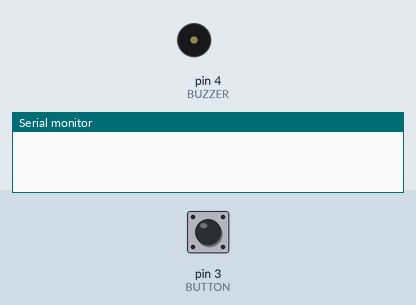
Simulated run of this sketch. Board: Arduino Uno, built with avr-gcc and run on an emulated ATmega328P. On the bench: buzzer (waves = sounding), the last lines printed to the serial monitor. The inputs (shaded band) are chosen by the test bench; at power-on: pin 3 (BUTTON) LOW.

Above: at 1.2 s.
1.3 s: pin 3 (BUTTON) pulled HIGH for 0.15 s
At 1.8 s:
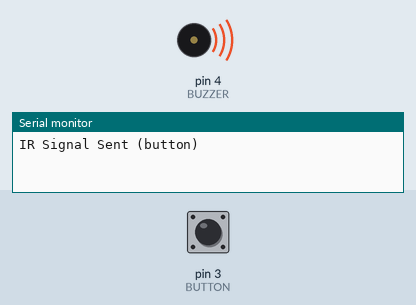
Timing chart, 0 to 4.3 s (numbered marks = the images above; inputs shaded):
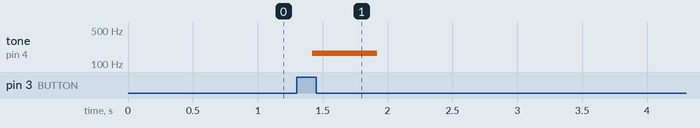

The sketch:

ir_transmitter.ino
```cpp
// button debouncing: https://docs.arduino.cc/built-in-examples/digital/Debounce/
// with buzzer as feedback system

#include "IRremote.h"
#include <Adafruit_NeoPixel.h>

#define IR_PIN 2 // D2
#define BUTTON 3 // D3
#define BUZZER 4 // D4

#define NUMPIXELS 6

const uint8_t MAG_SIZE = 6;
uint8_t remainingBullets = MAG_SIZE;

int buttonState;            // the current reading from the input pin
int lastButtonState = LOW;  // the previous reading from the input pin

unsigned long lastDebounceTime = 0;  // the last time the output pin was toggled
unsigned long debounceDelay = 30;    // the debounce time; increase if the output flickers

int RED_ENCODING_VALUE = 0xFF708F;
uint8_t sCommand = 0x06; // IR command for our team
uint8_t sRepeats = 4; // Repeat IR Signal for each transmission to improve the range.

void test_IR();
void buzzer_feed_back();
void read_button();

void setup() {
  Serial.begin(115200);
  pinMode(BUTTON, INPUT);
  pinMode(BUZZER, OUTPUT);
  IrSender.begin(IR_PIN);
}

void loop() {
  read_button();
}

void testIR() {
  IrSender.sendNEC(0x00, sCommand, sRepeats);
  delay(10);
  Serial.println("IR Signal sent.");
  delay(2000);
}

void buzzer_feed_back() {
  tone(BUZZER, 1000/remainingBullets); // Send 1KHz sound signal...
  delay(500);
  noTone(BUZZER);
}

void read_button() {
  int reading = digitalRead(BUTTON);

  if (reading != lastButtonState) {
      lastDebounceTime = millis();
  }

  if ((millis() - lastDebounceTime) > debounceDelay) {
    if (reading != buttonState) {
      buttonState = reading;
      if (buttonState == HIGH && remainingBullets > 0) {
        Serial.println("IR Signal Sent (button)");
        IrSender.sendNEC(0x00, sCommand, sRepeats); // use NEC protocol
        delay(20); // delay for sending IR signal;
        buzzer_feed_back();
        remainingBullets -= 1;
      }
    }
  }
  lastButtonState = reading;
}
```

Measured:
- after the input at 1.3 s, tone on pin 4 (BUZZER): silent → 166 Hz after 0.12 s, → silent 0.50 s later
